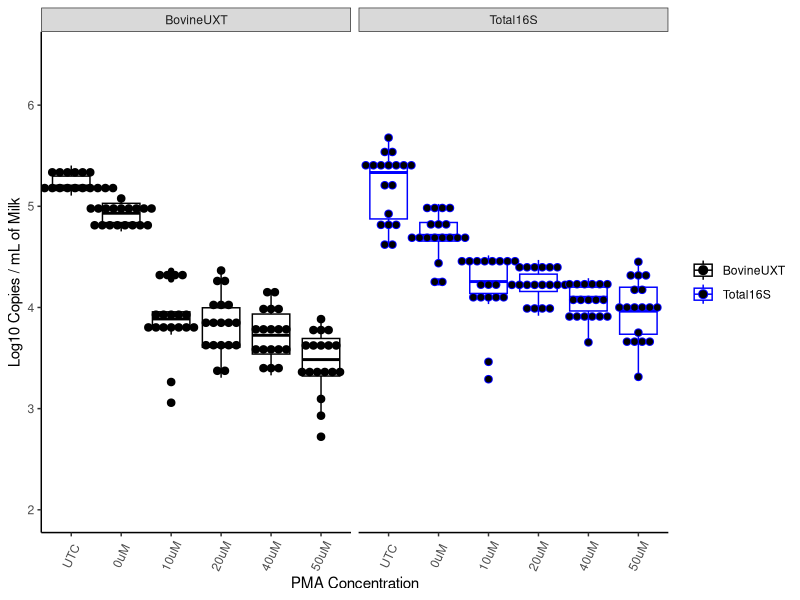
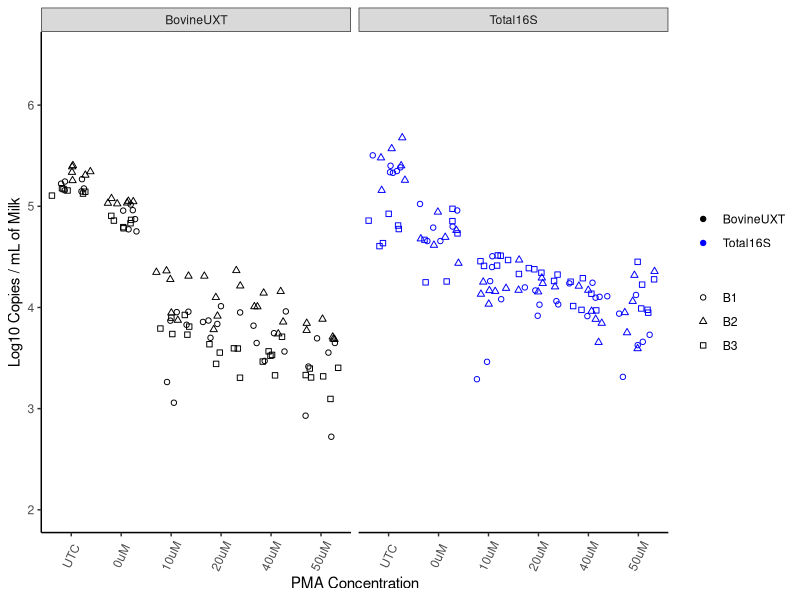
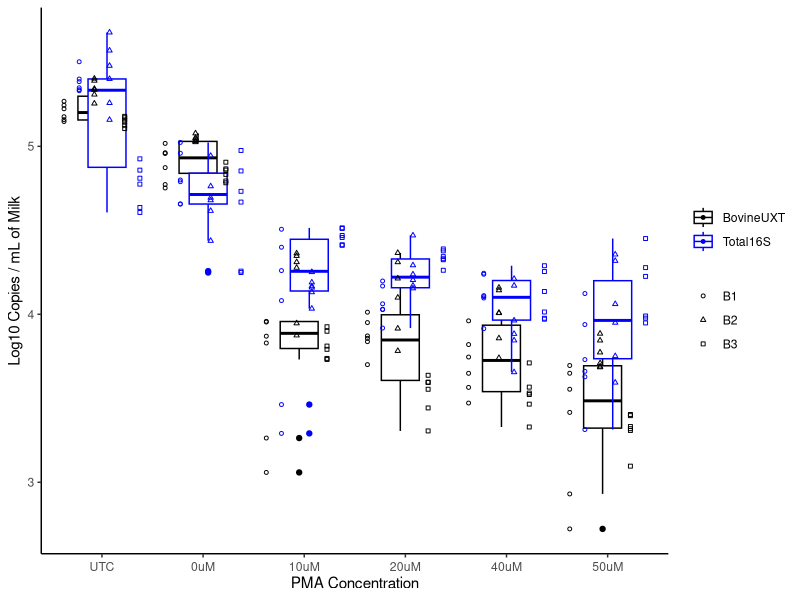
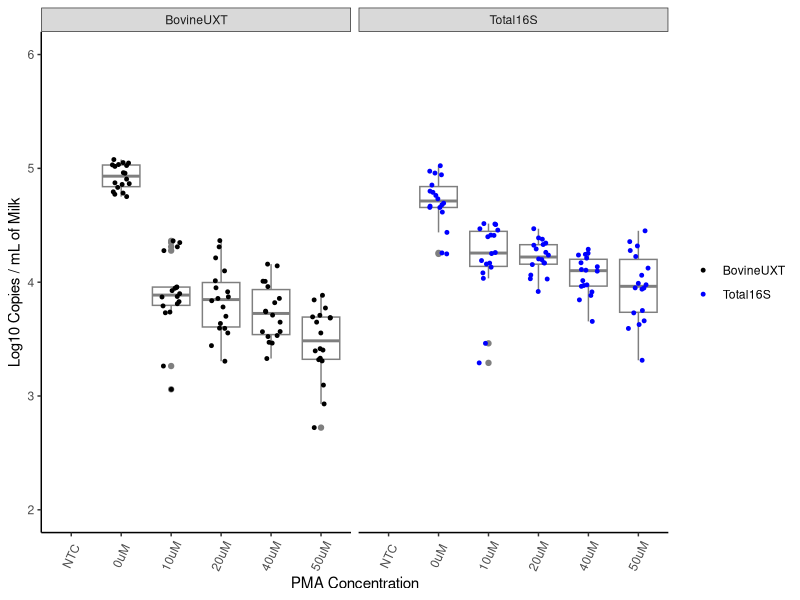
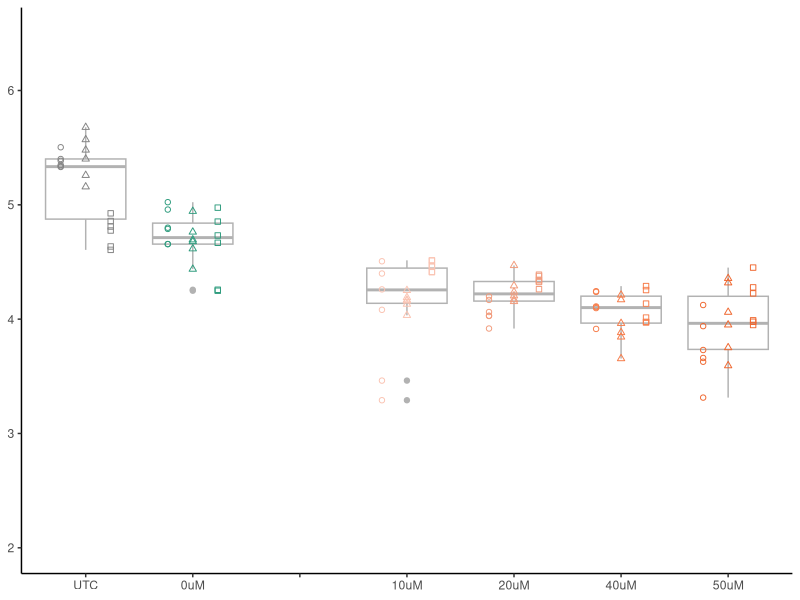
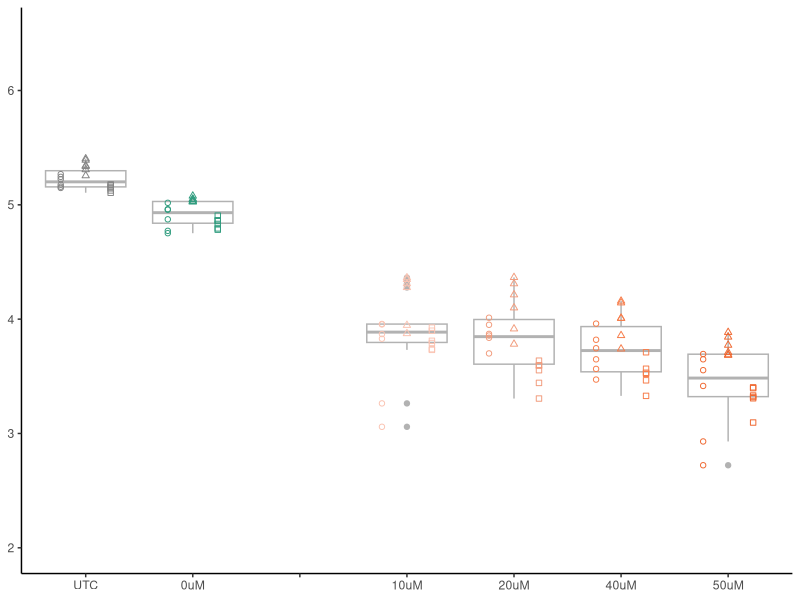
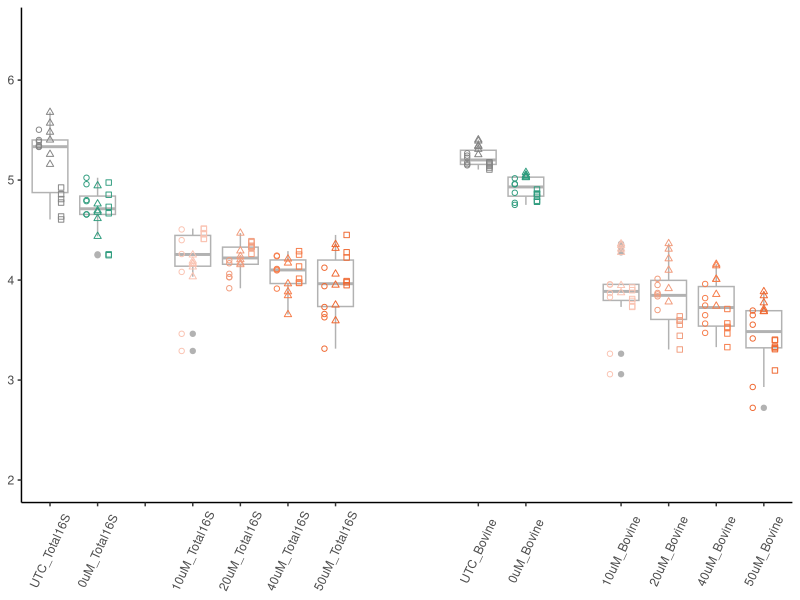
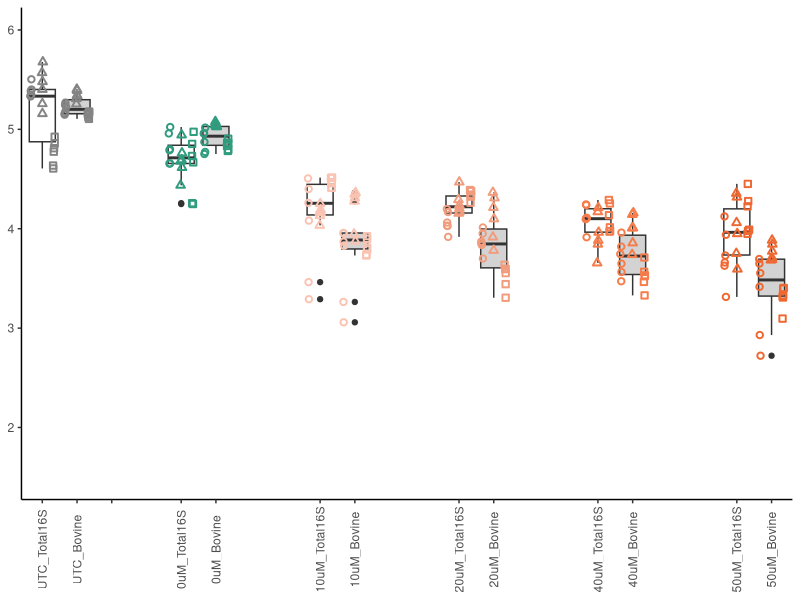

These charts were generated, in order, by the following R code:
## ---- chunk 1
#Data File: PMAconcentration
library(ggplot2)
library(dplyr)
library(emmeans)
library(multcompView)

#Read Data
PMAData <- read.table("PMAconcentration.txt", sep="\t",  fill = TRUE, header=TRUE)
dim (PMAData)

#Getting All variables and all levels within each

#Summary Statistics
PMAConc.summary <- PMAData %>%
  group_by(ConcentrationCAT,Target.Name) %>%
  summarize(mean_LogCopiesmLmilk=mean(caclLogCopiesmLmilk,na.rm=T),
            st_dev=sd(caclLogCopiesmLmilk,na.rm=T),
            n_missing=sum(is.na(caclLogCopiesmLmilk)),
            n_total=n())
write.table (PMAConc.summary, "PMAConc.summary.txt", sep="\t" ) 

PMAPlot <- ggplot(data=PMAData, aes(x=ConcentrationCAT,y=caclLogCopiesmLmilk))
PMAPlot + geom_boxplot() + 
  geom_dotplot(binaxis='y', 
               stackdir='center', 
               dotsize = .5) +
  theme_bw()+
  aes(colour=factor(Target.Name))+
  facet_wrap(vars(Target.Name))+
  scale_colour_manual(values = c("black", "blue"))+
  theme(legend.title=element_blank())+
  xlab("PMA Concentration")+
  ylab("Log10 Copies / mL of Milk")+
  theme(panel.grid.major = element_blank())+
  theme(panel.grid.minor = element_blank())+
  theme(panel.background = element_blank())+
  theme(panel.border = element_blank())+
  theme(axis.line = element_line())+
  theme(axis.text.x=element_text(angle=65,vjust=0.5))+
  ylim(2, 6.5)+
  scale_x_discrete(limits=c("UTC","0uM","10uM","20uM","40uM","50uM"))

PMAPlot <- ggplot(data=PMAData, aes(x=ConcentrationCAT,y=caclLogCopiesmLmilk))
PMAPlot + geom_jitter() + 
  theme_bw()+
  aes(colour=factor(Target.Name), shape=Bio)+
  scale_shape_discrete(solid=F) +
  facet_wrap(vars(Target.Name))+
  scale_colour_manual(values = c("black", "blue"))+
  theme(legend.title=element_blank())+
  xlab("PMA Concentration")+
  ylab("Log10 Copies / mL of Milk")+
  theme(panel.grid.major = element_blank())+
  theme(panel.grid.minor = element_blank())+
  theme(panel.background = element_blank())+
  theme(panel.border = element_blank())+
  theme(axis.line = element_line())+
  theme(axis.text.x=element_text(angle=65,vjust=0.5))+
  ylim(2, 6.5)+
  scale_x_discrete(limits=c("UTC","0uM","10uM","20uM","40uM","50uM"))

## ---- chunk 2

ggplot(data=PMAData, aes(x=ConcentrationCAT,y=caclLogCopiesmLmilk))+
  geom_boxplot(aes(color=Target.Name),position=position_dodge(0.2)) +
  geom_point(aes(shape=Bio),size=1, position=position_jitterdodge(jitter.width=.0, dodge.width = .9))+
  theme_bw()+
  aes(colour=factor(Target.Name))+
     scale_shape_discrete(solid=F) +
  #facet_wrap(vars(Target.Name))+
  scale_colour_manual(values = c("black", "blue"))+
  theme(legend.title=element_blank())+
  xlab("PMA Concentration")+
  ylab("Log10 Copies / mL of Milk")+
  theme(panel.grid.major = element_blank())+
  theme(panel.grid.minor = element_blank())+
  theme(panel.background = element_blank())+
  theme(panel.border = element_blank())+
  theme(axis.line = element_line())+
  theme(axis.text.x=element_text(vjust=0.5))+
  #ylim(2, 6)+
  scale_x_discrete(limits=c("UTC","0uM","10uM","20uM","40uM","50uM"))

ggplot(data=PMAData, aes(x=ConcentrationCAT,y=caclLogCopiesmLmilk))+
  geom_boxplot(colour="grey50") +
  geom_jitter(width=0.2, size=1)+
  theme_bw()+
  aes(colour=factor(Target.Name))+
  facet_wrap(vars(Target.Name))+
  scale_colour_manual(values = c("black", "blue"))+
  theme(legend.title=element_blank())+
  xlab("PMA Concentration")+
  ylab("Log10 Copies / mL of Milk")+
  theme(panel.grid.major = element_blank()) +
  theme(panel.grid.minor = element_blank()) +
  theme(panel.background = element_blank()) +
  theme(panel.border = element_blank()) +
  theme(axis.line = element_line()) +
  theme(axis.text.x=element_text(angle=65,vjust=0.5))+
  ylim(2, 6)+
  scale_x_discrete(limits=c("NTC","0uM","10uM","20uM","40uM","50uM"))

## ---- chunk 3
#Fitting Linear Models

#Bovine

#PMA concentrations
BovinePMAData <- PMAData %>% filter(Target.Name =="BovineUXT")
BovinePMAData <- BovinePMAData %>% filter(Wash =="Yes")
m_Bovine.PMALogCopiesmLofMilk <- lm( LogCopiesmLmilk ~ PMA, data=BovinePMAData )
summary(m_Bovine.PMALogCopiesmLofMilk)

#Wash effect
BovineWashPMAData <- PMAData %>% filter(Target.Name =="BovineUXT")
BovineWashPMAData <- BovineWashPMAData %>% filter(PMA =="0")
m_Bovine.WashPMALogCopiesmLofMilk <- lm( LogCopiesmLmilk ~ Wash, data=BovineWashPMAData )
summary(m_Bovine.WashPMALogCopiesmLofMilk)

#Total16S

#PMA concentrations
Total16SPMAData <- PMAData %>% filter(Target.Name =="Total16S")
Total16SPMAData <- Total16SPMAData %>% filter(Wash =="Yes")
m_Total16S.PMALogCopiesmLofMilk <- lm( LogCopiesmLmilk ~ PMA, data=Total16SPMAData )
summary(m_Total16S.PMALogCopiesmLofMilk)

#Wash effect
Total16SWashPMAData <- PMAData %>% filter(Target.Name =="Total16S")
Total16SWashPMAData <- Total16SWashPMAData %>% filter(PMA =="0")
m_Total16S.WashPMALogCopiesmLofMilk <- lm( LogCopiesmLmilk ~ Wash, data=Total16SWashPMAData )
summary(m_Total16S.WashPMALogCopiesmLofMilk)

## ---- chunk 4
PMAColors <- c("UTC_Bovine" = "#848484", 
            "UTC_Total16S"= "#848484",
            "0uM_Bovine" = "#2F9C7E", 
            "0uM_Total16S"= "#2F9C7E",
            "10uM_Bovine" = "#FAC3B2", 
            "10uM_Total16S"= "#FAC3B2",
            "20uM_Bovine" = "#F19C7D", 
            "20uM_Total16S"= "#F19C7D",
            "40uM_Bovine" = "#F67D4B", 
            "40uM_Total16S"= "#F67D4B",
            "50uM_Bovine" = "#EF6831", 
            "50uM_Total16S"= "#EF6831")


BacteriaData <- PMAData %>% filter(Target.Name =="Total16S")

ggplot() + 
  geom_boxplot(data=BacteriaData, aes(x=ConcentrationCAT,y=caclLogCopiesmLmilk), colour = "#b2b2b2", show.legend = F)+
   scale_fill_manual(values = c("lightgray", "white"))+
  geom_point(data=BacteriaData, aes(x=ConcentrationCAT,y=caclLogCopiesmLmilk, shape=Bio, color=Conc.Target),position=position_jitterdodge(jitter.width=0, dodge.width = .7), show.legend = F) + 
  theme_bw()+
  scale_shape_discrete(solid=F) +
  scale_colour_manual(values = PMAColors)+
  theme(legend.title=element_blank())+
  xlab(NULL)+
  ylab(NULL)+
  theme(panel.grid.major = element_blank())+
  theme(panel.grid.minor = element_blank())+
  theme(panel.background = element_blank())+
  theme(panel.border = element_blank())+
  theme(axis.line = element_line())+
  ylim(2, 6.5)+
  scale_x_discrete(limits=c("UTC","0uM","   ", "10uM","20uM","40uM","50uM" ))
ggsave("PMAconcentrations-A-Bacteria.TIFF", width = 3.5, height = 3 , units = "in", dpi = 600)


BovineData <- PMAData %>% filter(Target.Name =="BovineUXT")

ggplot() + 
  geom_boxplot(data=BovineData, aes(x=ConcentrationCAT,y=caclLogCopiesmLmilk), colour = "#b2b2b2", show.legend = F)+
   scale_fill_manual(values = c("lightgray", "white"))+
  geom_point(data=BovineData, aes(x=ConcentrationCAT,y=caclLogCopiesmLmilk, shape=Bio, color=Conc.Target),position=position_jitterdodge(jitter.width=0, dodge.width = .7), show.legend = F) + 
  theme_bw()+
  scale_shape_discrete(solid=F) +
  scale_colour_manual(values = PMAColors)+
  theme(legend.title=element_blank())+
  xlab(NULL)+
  ylab(NULL)+
  theme(panel.grid.major = element_blank())+
  theme(panel.grid.minor = element_blank())+
  theme(panel.background = element_blank())+
  theme(panel.border = element_blank())+
  theme(axis.line = element_line())+
    ylim(2, 6.5)+
  scale_x_discrete(limits=c("UTC","0uM", "   ","10uM","20uM","40uM","50uM" ))
ggsave("PMAconcentrations-A-Bovine.TIFF", width = 3.5, height = 3 , units = "in", dpi = 600)


ggplot() + 
  geom_boxplot(data=PMAData, aes(x=Conc.Target,y=caclLogCopiesmLmilk), colour = "#b2b2b2", show.legend = F)+
   scale_fill_manual(values = c("lightgray", "white"))+
  geom_point(data=PMAData, aes(x=Conc.Target,y=caclLogCopiesmLmilk, shape=Bio, color=Conc.Target),position=position_jitterdodge(jitter.width=0, dodge.width = .7), show.legend = F) + 
  theme_bw()+
  scale_shape_discrete(solid=F) +
  scale_colour_manual(values = PMAColors)+
  theme(legend.title=element_blank())+
  xlab(NULL)+
  ylab(NULL)+
  theme(panel.grid.major = element_blank())+
  theme(panel.grid.minor = element_blank())+
  theme(panel.background = element_blank())+
  theme(panel.border = element_blank())+
  theme(axis.line = element_line())+
  theme(axis.text.x=element_text(angle=65,vjust=0.5))+
  ylim(2, 6.5)+
   scale_x_discrete(limits=c("UTC_Total16S","0uM_Total16S", "  ", "10uM_Total16S","20uM_Total16S","40uM_Total16S","50uM_Total16S", "  ", "  ","UTC_Bovine", "0uM_Bovine", "  ", "10uM_Bovine","20uM_Bovine","40uM_Bovine","50uM_Bovine" ))
  
ggsave("PMAconcentrations-A.TIFF", width = 7, height = 3 , units = "in", dpi = 600)

ggplot()+
geom_boxplot(data=PMAData,aes(x=Conc.Target, y=LogCopiesmLmilk, fill=Target.Name), show.legend = F)+
geom_point(data=PMAData, aes(x=Conc.Target,y=LogCopiesmLmilk, shape=Bio, color=Conc.Target), size = 1.5, stroke = 1, position=position_jitterdodge(jitter.width=0.05, dodge.width = 1), show.legend = F)+
  scale_shape(solid = F)+
   scale_fill_manual(values = c("lightgray", "white"))+
  theme_bw()+
  scale_colour_manual(values = PMAColors)+
  theme(legend.title=element_blank())+
  xlab(NULL)+
  ylab(NULL)+
  ylim(1.5, 6)+
  theme(panel.grid.major = element_blank(),
  panel.grid.minor = element_blank(),
  panel.background = element_blank(),
  panel.border = element_blank(),
  axis.line = element_line(),
  axis.text.x=element_text(angle=90,vjust=0.5))+
 scale_x_discrete(limits=c("UTC_Total16S","UTC_Bovine","  ","  ","0uM_Total16S", "0uM_Bovine","  ","  ", "10uM_Total16S","10uM_Bovine","  ","  ","20uM_Total16S","20uM_Bovine","  ","  ","40uM_Total16S",    "40uM_Bovine","  ","  ","50uM_Total16S", "50uM_Bovine"))
  
  
ggsave("PMAconcentrations-B.TIFF", width = 7, height = 3 , units = "in", dpi = 600)
## ---- chunk 5
sessionInfo()
